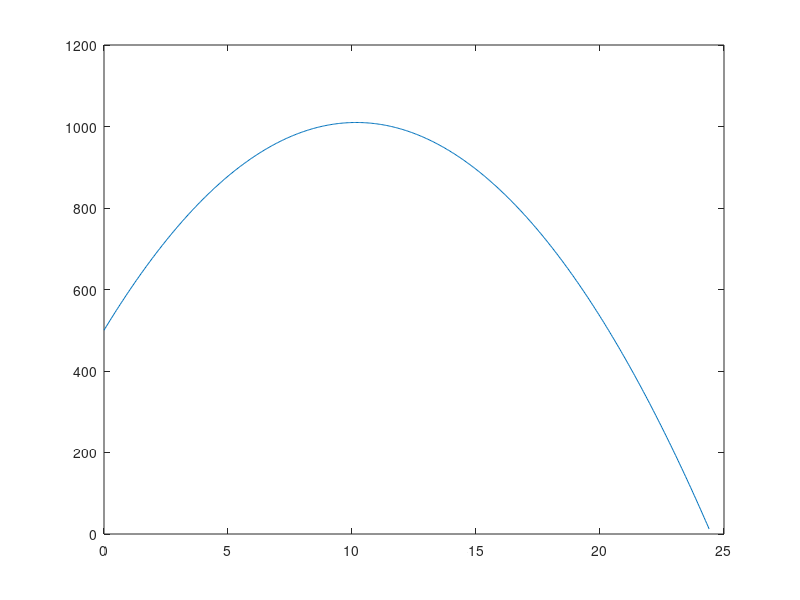

The MATLAB script that drew this image:
clc
clear
G=6.7e-11;
mEarth=5.97e24;
rEarth=6.37e6;
n=488;
dt=0.05;
p(1)=500;
v(1)=100;
t(1)=0;
for i = 2:n+1
    t(i)=t(i-1)+dt;
    p(i)=p(i-1)+dt*v(i-1);
    a=-G*mEarth/(p(i-1)+rEarth)^2;
    v(i)=v(i-1)+dt*a;
end
plot(t,p)